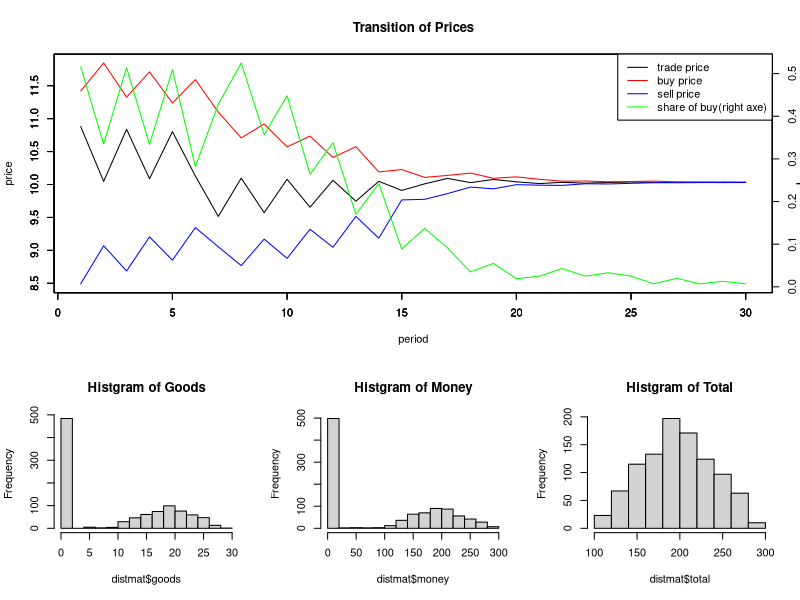

R code for this plot:
#####################################################################
# 準備
gc();gc(reset=TRUE)
print("gc done")
rm(list=ls(all.names=TRUE))

# 乱数シードの固定
set.seed(555)

# パッケージの読み込み
library(R6)
library(dplyr)

#####################################################################
# マーケットとプレイヤーの設定
# ・　n.Trader人の取引主体がn.repeat回数の取引を行う市場
# ・　財はgoodsのみ
# ・　各取引主体は、個々に異なる財への評価額、財及び貨幣の保有量、市場価格と
#　　評価額の乖離から評価額を改定する学習率を持つ

#マーケットの設定
n.Trader<- 1000   #プレイヤー数
adjSpeed<- 0.3     #価格調整のスピード
n.repeat<- 30     #取引回数

#プレイヤーの設定
max.eva.price<- 13     #評価額の上限
min.eva.price<- 7      #評価額の下限
max.money<- 150    #貨幣保有量の上限
min.money<- 50     #貨幣保有量の下限
min.lrate<- 0      #学習率の下限
max.lrate<- 0.1    #学習率の上限
max.goods<- round(max.money /
                    ((max.eva.price +
                        min.eva.price)/2))    #財保有量の上限
min.goods<- round(min.money /
                    ((max.eva.price +
                        min.eva.price)/2))    #財保有量の下限

####################################################################
# 取引主体のオブジェクトの定義
# ・　各取引主体は、市場価格より自身の評価額が高く取引に必要な貨幣を保有し
#　　ていれば買い、評価額が低く取引に必要な財を保有していれば売りのポジショ
#　　ンをとる
# ・　売買の数を比較し、買い手が多ければ売り手の数まで、売り手が多ければ買
#　　い手の数まで取引が成立するものとし、買い手・売り手とも財一単位を市場
#　　価格で売買する
# ・　売買の成否にかかわらず、すべての取引主体は市場価格と自身の評価額との
#　　乖離を踏まえ、各々の学習率で自身の評価額を改定する

#インスタンスを保存するリスト
Trader_list<- list()

#トレーダークラスの定義
Trader<- R6Class("Trader",
                   public=list(
                     name="T00",　　     #名前
                     eva.price=0,        #売買評価額
                     goods=0,            #財の保有量
                     money=0,            #貨幣の保有量
                     lrate=0.01,         #価格差調整の学習率
                     posit=NULL,         #ポジション

                     #初期化###########################################
                     initialize=function(name,
                                         eva.price,
                                         goods,
                                         money,
                                         lrate,
                                         posit,
                                         goods.pos){
                       self$name=name
                       self$eva.price=eva.price
                       self$goods=goods
                       self$money=money
                       self$lrate=lrate
                       self$posit=posit
                     },
                     
                     #メソッド：表示#######################################
                     view2=function(){
                       print(paste(self$name,
                                   paste0("goods:",self$goods),
                                   paste0("money:",self$money),
                                   paste0("eva.price:",self$eva.price),
                                   paste0("learning rate:",self$lrate)))
                     },
                     
                     #メソッド：価格と保有量に基づく売買判断##################
                     decide=function(mkt.price){
                       
                       #市場価格が高く必要な財を保有していたら売り
                       if(mkt.price > self$eva.price &
                          self$goods > 0){
                         self$posit="sell"
                       
                       #市場価格が安く必要な貨幣を保有していたら買い
                       }else if(mkt.price < self$eva.price &
                                self$money > mkt.price){
                         self$posit="buy"
                         
                       #その他は中立
                       }else{
                         self$posit="non"
                       }
                     },
                     
                     #メソッド：売買の実行####################################
                     trade=function(mkt.price,
                                    buy.price.limit,
                                    sell.price.limit){
                       
                       #ポジションが買いで制限値より高い評価の場合、貨幣保有量から
                       #市場価格を差し引き、財保有量を一単位追加する
                       if(self$posit == "buy" &
                          self$eva.price > buy.price.limit){                         
                         self$money= self$money - mkt.price
                         self$goods= self$goods + 1
                         
                       #ポジションが売りで制限値より低い評価の場合、貨幣保有量に
                       #市場価格を足し、財保有量を一単位差し引く
                       }else if(self$posit == "sell" &
                                self$eva.price < sell.price.limit){
                         self$money= self$money + mkt.price
                         self$goods= self$goods - 1
                       }
                       
#                       #結果の表示
#                       print(paste(self$name,
#                                   self$posit,
#                                   paste0("goods:",self$goods),
#                                   paste0("money:",self$money),
#                                   paste0("eva.price:",self$eva.price)))
                       
                       #市場価格と評価額の差に学習率を乗じて評価額を更新
                       self$eva.price<- self$eva.price + 
                         (mkt.price - self$eva.price) * self$lrate
                     }
                  )
)

#####################################################################
# 取引主体のオブジェクトの生成
# ・　あらかじめ設定した評価額、財及び貨幣の保有量、学習率の最大値・最小値の範囲で
#　　一様乱数で個々に異なる取引主体のオブジェクトを、あらかじめ定義したトレーダー
#　　クラスのインスタンスとしてあらかじめ設定した取引主体数分作成し、一つのリスト
#　　に保管する
# ・　作成と合わせて各評価額を累計していき、その平均を市場価格の初期値とする

#評価額集計のための入れ物
templim<- 0        

#初期インスタンスを取引主体数分のループで作成し、リストに保存していく
for(i in 1:n.Trader){
  
  #各属性についてあらかじめ設定した最大値と最小値の範囲で一様乱数を用いて個々に異なる設定を行う
  temp<- Trader$new(name=paste0("T",formatC(i,digits=4,flag=0)),       #名前
                      eva.price=runif(1,min.eva.price,max.eva.price),  #評価額
                      goods=round(runif(1,min.goods,max.goods)),       #財保有量
                      money=round(runif(1,min.money,max.money)),       #貨幣保有量
                      lrate=runif(1,min.lrate,max.lrate),              #学習率
                      posit="non",                                     #ポジション
                      )
  
  #評価額を累計していく
  templim<- templim + temp$eva.price
  
  #リストに保存
  Trader_list[[i]]<- temp
  
  #表示メソッドで表示
  temp$view2()
}

#市場価格の初期値として、評価額の平均を算出
mkt.price<- templim / length(Trader_list)

#####################################################################
# 取引の実行
# ・　あらかじめ設定した取引回数分のループで取引を実行していく
# ・　まず最初に市場価格をもとに、売買判断のメソッドを適用し、個々の取引主体
#　　のポジションを決めるとともに、その数や評価額を集計等していく
# ・　次に、買い手と売り手の数の少ない方を取引成立件数とし、買い手にについては
#　　評価額が高い方から、売り手については評価額が低い方から、それぞれ成立件数
#　　分までの売買が可能になるものとして、その評価額の閾値を抽出する
# ・　そのうえで、市場価格、買い手及び売り手の評価額の閾値をもとに、取引実行
#　　のメソッドを適用し、各取引主体の財及び貨幣保有量を増減させる
# ・　最後に、買い手と売り手の評価額の平均の差にあらかじめ設定した価格調整スピ
#　　ードを乗じたものを、買い手が多い場合は市場価格に足し、売り手が多い場合は
#　　市場価格から差し引いて、新たな市場価格として再びループに戻る

#結果格納のためのデータフレーム
resmat<- matrix(0,nrow=n.repeat,ncol=5) %>% as.data.frame()
colnames(resmat)<- c("n.buy","n.sell","price.buy","price.sell","price")

#取引ループ
for(i in 1:n.repeat){
  
  #買い手と売り手の数を入れる変数
  n.buy<- 0
  n.sell<- 0
  
  #買い手と売り手の評価額の累計を入れる変数
  eva.price.buy<- 0
  eva.price.sell<- 0
  
  #売買の評価額をためていくベクトル
  buy.price.vec<- vector()
  sell.price.vec<- vector()
  
  #売買判断
  Trader_list<- lapply(Trader_list,function(x){
    x$decide(mkt.price)
    
    #買いの場合
    if(x$posit=="buy"){
      n.buy<<- n.buy + 1                              #買い手の数を累計
      eva.price.buy<<- eva.price.buy + x$eva.price    #買い手の評価額を累計
      buy.price.vec<<- c(buy.price.vec,x$eva.price)   #評価額ベクトル
      
      #売りの場合
    }else if(x$posit=="sell"){
      n.sell<<- n.sell + 1                             #売り手の数を累計
      eva.price.sell<<- eva.price.sell + x$eva.price   #売り手の評価額を累計
      sell.price.vec<<- c(sell.price.vec,x$eva.price)  #評価額ベクトル
    }
    #メソッド適用後のインスタンスを返す
    x
  })
  
  #売買可能件数の導出
  n.trade<- min(n.buy,n.sell)
  
  #買値の下限
  buy.price.limit<- sort(buy.price.vec,
                         decreasing=T)[n.trade]
  
  #売値の下限
  sell.price.limit<- sort(sell.price.vec,
                          decreasing=F)[n.trade]
  
  #取引の実行
  Trader_list<- lapply(Trader_list,function(x){
    x$trade(mkt.price,
            buy.price.limit,
            sell.price.limit)
    x
  })
  
  #取引1回分の結果を表示
  print(paste(paste0("seller:",n.sell),
              paste0("buyer:",n.buy),
              paste0("price:",mkt.price)))
  
  #評価額から価格
  price.buy<- eva.price.buy / n.buy       #買い手の評価額の平均
  price.sell<- eva.price.sell / n.sell    #売り手の評価額の平均
  price.gap<- price.buy - price.sell      #双方の価格差
  
  #買い手の数が多い場合
  if(n.buy > n.sell){
    mkt.price<- mkt.price + price.gap * adjSpeed   #価格差に調整スピードを掛けて足す
    
  #売り手の数が多い場合
  }else if(n.buy < n.sell){
    mkt.price<- mkt.price - price.gap * adjSpeed   #価格差に調整スピードを掛けて引く
  
  #イーブンの場合
  }else{
    mkt.price<- mkt.price
  }
  
  #結果保存
  resmat[i,]<- c(n.buy,n.sell,price.buy,price.sell,mkt.price)
}

#####################################################################
# 可視化のためのデータの作成
# ・　取引回数と評価額や市場価格の推移を示す折れ線グラフ及び財と貨幣の保有量
#　　についてのヒストグラムを作成するため、データを作成

#折れ線グラフに用いるデータを抽出
price_buy<- resmat$price.buy              #買い手の評価額
price_sell<- resmat$price.sell            #売り手の評価額
price_trade<- resmat$price                #市場価格
share_of_buy<- resmat$n.buy / n.Trader    #取引主体に占める買い手の割合

#財と資産の分布を保存するデータフレーム
distmat<- matrix(0,ncol=4,nrow=n.Trader) %>% as.data.frame()
colnames(distmat)<- c("name","goods","money","total")

#ループでデータフレームに名称、財保有量、貨幣保有量、総資産を保存
for(i in 1:n.Trader){
  distmat[i,1]<- Trader_list[[i]]$name
  distmat[i,2]<- Trader_list[[i]]$goods
  distmat[i,3]<- Trader_list[[i]]$money
  distmat[i,4]<- (distmat[i,2] * mkt.price) + distmat[i,3]
}

#####################################################################
# 結果の可視化
# ・　最初にレイアウトを指定し、エリアの上部60％に折れ線グラフ、下部40％を3列
#　　に区分し、それぞれ財及び貨幣の保有量並びに総資産のヒストグラムを配置でき
#　　るようにする
# ・　そのうえで、まずグラフの上部に市場価格、買い手の評価額、売り手の評価額
#　　及び取引主体数に占める買い手の割合をそれぞれ重ね描きする
# ・　そのうえで、プロットエリアを変えながら、財保有量、貨幣保有量及び総資産
#　　のヒストグラムを描いていく

#レイアウトをリセット
layout(1)

#レイアウト指定：2行3列、行は3：2の幅
laymat<- matrix(c(1,1,1,2,3,4),2,3,byrow=T)
layout(laymat,
       heights=c(3,2))

#折れ線グラフ###########################################################
#グラフ表示のために価格の上下を抽出
price.max<- max(resmat$price.buy)    #最大値は買値から
price.min<- min(resmat$price.sell)   #最小値は売値から

#グラフエリアを更新
par(new=F)

#市場価格の推移をグラフ化
plot(price_trade,                  #データ
     type="l",                     #折れ線
     axes=TRUE,                    #第一軸
     ylab="price",                 #縦軸のラベル
     xlab="period",                #横軸のラベル
     ylim=c(price.min,price.max),  #横軸のレンジ
     col="black")                  #折れ線の色

#重ねて描く
par(new=T)

#買値の推移をグラフ化
plot(price_buy,
     type="l",
     axes=TRUE,
     ylab="",
     xlab="",
     ylim=c(price.min,price.max),
     col="red")

#重ねて描く
par(new=T)

#売値の推移をグラフ化
plot(price_sell,
     type="l",
     axes=TRUE,
     ylab="",
     xlab="",
     ylim=c(price.min,price.max),
     col="blue")

#重ねて描く
par(new=T)

#買い手の割合の推移をグラフ化（第二軸）
plot(share_of_buy,
     type="l",
     axes=FALSE,                   #第二軸に指定
     ylab="",
     xlab="",
     col="green",
     main="Transition of Prices")  #グラフタイトル

#凡例
legend("topright",                 #凡例の位置
       legend=c("trade price",     #項目名
                "buy price",
                "sell price",
                "share of buy(right axe)"),
       lty=1,                       #折れ線
       col=c("black",               #色
             "red",
             "blue",
             "green"))

axis(4)
mtext("share",
      side=4,
      line=2)

#次のエリアに
par(new=F)

#財保有量のヒストグラム
hist(distmat$goods,
     main="Histgram of Goods")

#次のエリアに
par(new=F)

#貨幣保有量のヒストグラム
hist(distmat$money,
     main="Histgram of Money")

#次のエリアに
par(new=F)

#総資産のヒストグラム
hist(distmat$total,
     main="Histgram of Total")
